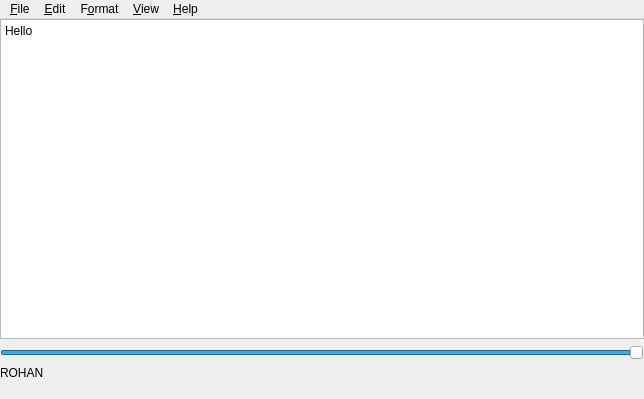
<?xml version="1.0" encoding="UTF-8"?>
<ui version="4.0">
 <class>MainWindow</class>
 <widget class="QMainWindow" name="MainWindow">
  <property name="geometry">
   <rect>
    <x>0</x>
    <y>0</y>
    <width>644</width>
    <height>399</height>
   </rect>
  </property>
  <property name="sizePolicy">
   <sizepolicy hsizetype="Preferred" vsizetype="Preferred">
    <horstretch>8</horstretch>
    <verstretch>8</verstretch>
   </sizepolicy>
  </property>
  <property name="windowTitle">
   <string>Rohan's Notepad Clone</string>
  </property>
  <property name="windowIcon">
   <iconset>
    <normaloff>../../../../../media/rohan/Academic &amp; Professional/Programming/Pascal/Rohan's Notepad/notepad.ico</normaloff>../../../../../media/rohan/Academic &amp; Professional/Programming/Pascal/Rohan's Notepad/notepad.ico</iconset>
  </property>
  <property name="windowOpacity">
   <double>1.000000000000000</double>
  </property>
  <widget class="QWidget" name="centralWidget">
   <layout class="QFormLayout" name="formLayout">
    <property name="leftMargin">
     <number>0</number>
    </property>
    <property name="topMargin">
     <number>0</number>
    </property>
    <property name="rightMargin">
     <number>0</number>
    </property>
    <property name="bottomMargin">
     <number>0</number>
    </property>
    <item row="0" column="0" colspan="2">
     <widget class="QPlainTextEdit" name="plainTextEdit">
      <property name="enabled">
       <bool>true</bool>
      </property>
      <property name="sizePolicy">
       <sizepolicy hsizetype="Expanding" vsizetype="Expanding">
        <horstretch>5</horstretch>
        <verstretch>5</verstretch>
       </sizepolicy>
      </property>
      <property name="frameShadow">
       <enum>QFrame::Sunken</enum>
      </property>
      <property name="plainText">
       <string>Hello</string>
      </property>
     </widget>
    </item>
    <item row="1" column="0" colspan="2">
     <widget class="QSlider" name="horizontalSlider">
      <property name="maximumSize">
       <size>
        <width>16777215</width>
        <height>16</height>
       </size>
      </property>
      <property name="minimum">
       <number>40</number>
      </property>
      <property name="maximum">
       <number>100</number>
      </property>
      <property name="pageStep">
       <number>5</number>
      </property>
      <property name="value">
       <number>100</number>
      </property>
      <property name="orientation">
       <enum>Qt::Horizontal</enum>
      </property>
     </widget>
    </item>
    <item row="2" column="0" colspan="2">
     <widget class="QLabel" name="label">
      <property name="text">
       <string>ROHAN</string>
      </property>
     </widget>
    </item>
   </layout>
  </widget>
  <widget class="QMenuBar" name="menuBar">
   <property name="geometry">
    <rect>
     <x>0</x>
     <y>0</y>
     <width>644</width>
     <height>21</height>
    </rect>
   </property>
   <widget class="QMenu" name="menuFile">
    <property name="title">
     <string>&amp;File</string>
    </property>
    <addaction name="actionNew"/>
    <addaction name="action_Open"/>
    <addaction name="actionSave"/>
    <addaction name="actionSave_As"/>
    <addaction name="separator"/>
    <addaction name="actionPage_Setup"/>
    <addaction name="action_Print"/>
    <addaction name="separator"/>
    <addaction name="actionE_xit"/>
   </widget>
   <widget class="QMenu" name="menuEdit">
    <property name="title">
     <string>&amp;Edit</string>
    </property>
    <addaction name="actionUndo"/>
    <addaction name="separator"/>
    <addaction name="actionCut"/>
    <addaction name="actionCopy"/>
    <addaction name="actionPaste"/>
    <addaction name="actionDelete"/>
    <addaction name="separator"/>
    <addaction name="actionFind"/>
    <addaction name="actionFind_Nest"/>
    <addaction name="actionReplace"/>
    <addaction name="actionGoto"/>
    <addaction name="separator"/>
    <addaction name="actionSelect_All"/>
    <addaction name="actionTime_Date"/>
   </widget>
   <widget class="QMenu" name="menuFormat">
    <property name="title">
     <string>F&amp;ormat</string>
    </property>
    <addaction name="actionWord_Wrap"/>
    <addaction name="action_Font"/>
   </widget>
   <widget class="QMenu" name="menu_View">
    <property name="title">
     <string>&amp;View</string>
    </property>
    <addaction name="actionStatus_Bar"/>
   </widget>
   <widget class="QMenu" name="menu_Hlp">
    <property name="title">
     <string>&amp;Help</string>
    </property>
    <addaction name="actionAbout"/>
   </widget>
   <addaction name="menuFile"/>
   <addaction name="menuEdit"/>
   <addaction name="menuFormat"/>
   <addaction name="menu_View"/>
   <addaction name="menu_Hlp"/>
  </widget>
  <widget class="QStatusBar" name="statusBar">
   <property name="enabled">
    <bool>true</bool>
   </property>
   <property name="palette">
    <palette>
     <active>
      <colorrole role="WindowText">
       <brush brushstyle="SolidPattern">
        <color alpha="255">
         <red>0</red>
         <green>0</green>
         <blue>0</blue>
        </color>
       </brush>
      </colorrole>
      <colorrole role="Button">
       <brush brushstyle="SolidPattern">
        <color alpha="255">
         <red>193</red>
         <green>190</green>
         <blue>188</blue>
        </color>
       </brush>
      </colorrole>
      <colorrole role="Light">
       <brush brushstyle="SolidPattern">
        <color alpha="255">
         <red>255</red>
         <green>255</green>
         <blue>255</blue>
        </color>
       </brush>
      </colorrole>
      <colorrole role="Midlight">
       <brush brushstyle="SolidPattern">
        <color alpha="255">
         <red>224</red>
         <green>222</green>
         <blue>221</blue>
        </color>
       </brush>
      </colorrole>
      <colorrole role="Dark">
       <brush brushstyle="SolidPattern">
        <color alpha="255">
         <red>96</red>
         <green>95</green>
         <blue>94</blue>
        </color>
       </brush>
      </colorrole>
      <colorrole role="Mid">
       <brush brushstyle="SolidPattern">
        <color alpha="255">
         <red>129</red>
         <green>127</green>
         <blue>125</blue>
        </color>
       </brush>
      </colorrole>
      <colorrole role="Text">
       <brush brushstyle="SolidPattern">
        <color alpha="255">
         <red>0</red>
         <green>0</green>
         <blue>0</blue>
        </color>
       </brush>
      </colorrole>
      <colorrole role="BrightText">
       <brush brushstyle="SolidPattern">
        <color alpha="255">
         <red>255</red>
         <green>255</green>
         <blue>255</blue>
        </color>
       </brush>
      </colorrole>
      <colorrole role="ButtonText">
       <brush brushstyle="SolidPattern">
        <color alpha="255">
         <red>0</red>
         <green>0</green>
         <blue>0</blue>
        </color>
       </brush>
      </colorrole>
      <colorrole role="Base">
       <brush brushstyle="SolidPattern">
        <color alpha="255">
         <red>255</red>
         <green>255</green>
         <blue>255</blue>
        </color>
       </brush>
      </colorrole>
      <colorrole role="Window">
       <brush brushstyle="SolidPattern">
        <color alpha="255">
         <red>193</red>
         <green>190</green>
         <blue>188</blue>
        </color>
       </brush>
      </colorrole>
      <colorrole role="Shadow">
       <brush brushstyle="SolidPattern">
        <color alpha="255">
         <red>0</red>
         <green>0</green>
         <blue>0</blue>
        </color>
       </brush>
      </colorrole>
      <colorrole role="AlternateBase">
       <brush brushstyle="SolidPattern">
        <color alpha="255">
         <red>224</red>
         <green>222</green>
         <blue>221</blue>
        </color>
       </brush>
      </colorrole>
      <colorrole role="ToolTipBase">
       <brush brushstyle="SolidPattern">
        <color alpha="255">
         <red>255</red>
         <green>255</green>
         <blue>220</blue>
        </color>
       </brush>
      </colorrole>
      <colorrole role="ToolTipText">
       <brush brushstyle="SolidPattern">
        <color alpha="255">
         <red>0</red>
         <green>0</green>
         <blue>0</blue>
        </color>
       </brush>
      </colorrole>
      <colorrole role="PlaceholderText">
       <brush brushstyle="NoBrush">
        <color alpha="128">
         <red>0</red>
         <green>0</green>
         <blue>0</blue>
        </color>
       </brush>
      </colorrole>
     </active>
     <inactive>
      <colorrole role="WindowText">
       <brush brushstyle="SolidPattern">
        <color alpha="255">
         <red>0</red>
         <green>0</green>
         <blue>0</blue>
        </color>
       </brush>
      </colorrole>
      <colorrole role="Button">
       <brush brushstyle="SolidPattern">
        <color alpha="255">
         <red>193</red>
         <green>190</green>
         <blue>188</blue>
        </color>
       </brush>
      </colorrole>
      <colorrole role="Light">
       <brush brushstyle="SolidPattern">
        <color alpha="255">
         <red>255</red>
         <green>255</green>
         <blue>255</blue>
        </color>
       </brush>
      </colorrole>
      <colorrole role="Midlight">
       <brush brushstyle="SolidPattern">
        <color alpha="255">
         <red>224</red>
         <green>222</green>
         <blue>221</blue>
        </color>
       </brush>
      </colorrole>
      <colorrole role="Dark">
       <brush brushstyle="SolidPattern">
        <color alpha="255">
         <red>96</red>
         <green>95</green>
         <blue>94</blue>
        </color>
       </brush>
      </colorrole>
      <colorrole role="Mid">
       <brush brushstyle="SolidPattern">
        <color alpha="255">
         <red>129</red>
         <green>127</green>
         <blue>125</blue>
        </color>
       </brush>
      </colorrole>
      <colorrole role="Text">
       <brush brushstyle="SolidPattern">
        <color alpha="255">
         <red>0</red>
         <green>0</green>
         <blue>0</blue>
        </color>
       </brush>
      </colorrole>
      <colorrole role="BrightText">
       <brush brushstyle="SolidPattern">
        <color alpha="255">
         <red>255</red>
         <green>255</green>
         <blue>255</blue>
        </color>
       </brush>
      </colorrole>
      <colorrole role="ButtonText">
       <brush brushstyle="SolidPattern">
        <color alpha="255">
         <red>0</red>
         <green>0</green>
         <blue>0</blue>
        </color>
       </brush>
      </colorrole>
      <colorrole role="Base">
       <brush brushstyle="SolidPattern">
        <color alpha="255">
         <red>255</red>
         <green>255</green>
         <blue>255</blue>
        </color>
       </brush>
      </colorrole>
      <colorrole role="Window">
       <brush brushstyle="SolidPattern">
        <color alpha="255">
         <red>193</red>
         <green>190</green>
         <blue>188</blue>
        </color>
       </brush>
      </colorrole>
      <colorrole role="Shadow">
       <brush brushstyle="SolidPattern">
        <color alpha="255">
         <red>0</red>
         <green>0</green>
         <blue>0</blue>
        </color>
       </brush>
      </colorrole>
      <colorrole role="AlternateBase">
       <brush brushstyle="SolidPattern">
        <color alpha="255">
         <red>224</red>
         <green>222</green>
         <blue>221</blue>
        </color>
       </brush>
      </colorrole>
      <colorrole role="ToolTipBase">
       <brush brushstyle="SolidPattern">
        <color alpha="255">
         <red>255</red>
         <green>255</green>
         <blue>220</blue>
        </color>
       </brush>
      </colorrole>
      <colorrole role="ToolTipText">
       <brush brushstyle="SolidPattern">
        <color alpha="255">
         <red>0</red>
         <green>0</green>
         <blue>0</blue>
        </color>
       </brush>
      </colorrole>
      <colorrole role="PlaceholderText">
       <brush brushstyle="NoBrush">
        <color alpha="128">
         <red>0</red>
         <green>0</green>
         <blue>0</blue>
        </color>
       </brush>
      </colorrole>
     </inactive>
     <disabled>
      <colorrole role="WindowText">
       <brush brushstyle="SolidPattern">
        <color alpha="255">
         <red>96</red>
         <green>95</green>
         <blue>94</blue>
        </color>
       </brush>
      </colorrole>
      <colorrole role="Button">
       <brush brushstyle="SolidPattern">
        <color alpha="255">
         <red>193</red>
         <green>190</green>
         <blue>188</blue>
        </color>
       </brush>
      </colorrole>
      <colorrole role="Light">
       <brush brushstyle="SolidPattern">
        <color alpha="255">
         <red>255</red>
         <green>255</green>
         <blue>255</blue>
        </color>
       </brush>
      </colorrole>
      <colorrole role="Midlight">
       <brush brushstyle="SolidPattern">
        <color alpha="255">
         <red>224</red>
         <green>222</green>
         <blue>221</blue>
        </color>
       </brush>
      </colorrole>
      <colorrole role="Dark">
       <brush brushstyle="SolidPattern">
        <color alpha="255">
         <red>96</red>
         <green>95</green>
         <blue>94</blue>
        </color>
       </brush>
      </colorrole>
      <colorrole role="Mid">
       <brush brushstyle="SolidPattern">
        <color alpha="255">
         <red>129</red>
         <green>127</green>
         <blue>125</blue>
        </color>
       </brush>
      </colorrole>
      <colorrole role="Text">
       <brush brushstyle="SolidPattern">
        <color alpha="255">
         <red>96</red>
         <green>95</green>
         <blue>94</blue>
        </color>
       </brush>
      </colorrole>
      <colorrole role="BrightText">
       <brush brushstyle="SolidPattern">
        <color alpha="255">
         <red>255</red>
         <green>255</green>
         <blue>255</blue>
        </color>
       </brush>
      </colorrole>
      <colorrole role="ButtonText">
       <brush brushstyle="SolidPattern">
        <color alpha="255">
         <red>96</red>
         <green>95</green>
         <blue>94</blue>
        </color>
       </brush>
      </colorrole>
      <colorrole role="Base">
       <brush brushstyle="SolidPattern">
        <color alpha="255">
         <red>193</red>
         <green>190</green>
         <blue>188</blue>
        </color>
       </brush>
      </colorrole>
      <colorrole role="Window">
       <brush brushstyle="SolidPattern">
        <color alpha="255">
         <red>193</red>
         <green>190</green>
         <blue>188</blue>
        </color>
       </brush>
      </colorrole>
      <colorrole role="Shadow">
       <brush brushstyle="SolidPattern">
        <color alpha="255">
         <red>0</red>
         <green>0</green>
         <blue>0</blue>
        </color>
       </brush>
      </colorrole>
      <colorrole role="AlternateBase">
       <brush brushstyle="SolidPattern">
        <color alpha="255">
         <red>193</red>
         <green>190</green>
         <blue>188</blue>
        </color>
       </brush>
      </colorrole>
      <colorrole role="ToolTipBase">
       <brush brushstyle="SolidPattern">
        <color alpha="255">
         <red>255</red>
         <green>255</green>
         <blue>220</blue>
        </color>
       </brush>
      </colorrole>
      <colorrole role="ToolTipText">
       <brush brushstyle="SolidPattern">
        <color alpha="255">
         <red>0</red>
         <green>0</green>
         <blue>0</blue>
        </color>
       </brush>
      </colorrole>
      <colorrole role="PlaceholderText">
       <brush brushstyle="NoBrush">
        <color alpha="128">
         <red>0</red>
         <green>0</green>
         <blue>0</blue>
        </color>
       </brush>
      </colorrole>
     </disabled>
    </palette>
   </property>
   <property name="sizeGripEnabled">
    <bool>false</bool>
   </property>
  </widget>
  <action name="actionNew">
   <property name="text">
    <string>&amp;New</string>
   </property>
   <property name="shortcut">
    <string>Ctrl+N</string>
   </property>
  </action>
  <action name="actionWord_Wrap">
   <property name="checkable">
    <bool>true</bool>
   </property>
   <property name="checked">
    <bool>true</bool>
   </property>
   <property name="text">
    <string>&amp;Word Wrap</string>
   </property>
  </action>
  <action name="action_Font">
   <property name="text">
    <string>&amp;Font...</string>
   </property>
  </action>
  <action name="actionAbout">
   <property name="text">
    <string>&amp;About</string>
   </property>
  </action>
  <action name="action_Open">
   <property name="text">
    <string>&amp;Open</string>
   </property>
   <property name="shortcut">
    <string>Ctrl+O</string>
   </property>
  </action>
  <action name="actionSave">
   <property name="text">
    <string>&amp;Save</string>
   </property>
   <property name="shortcut">
    <string>Ctrl+S</string>
   </property>
  </action>
  <action name="actionSave_As">
   <property name="text">
    <string>Save &amp;As...</string>
   </property>
  </action>
  <action name="action_Print">
   <property name="text">
    <string>&amp;Print...</string>
   </property>
   <property name="shortcut">
    <string>Ctrl+P</string>
   </property>
  </action>
  <action name="actionE_xit">
   <property name="text">
    <string>E&amp;xit</string>
   </property>
   <property name="shortcut">
    <string>Alt+X</string>
   </property>
  </action>
  <action name="actionUndo">
   <property name="text">
    <string>Undo</string>
   </property>
  </action>
  <action name="actionCut">
   <property name="text">
    <string>Cut</string>
   </property>
  </action>
  <action name="actionCopy">
   <property name="text">
    <string>Copy</string>
   </property>
  </action>
  <action name="actionPaste">
   <property name="text">
    <string>Paste</string>
   </property>
  </action>
  <action name="actionDelete">
   <property name="text">
    <string>Delete</string>
   </property>
  </action>
  <action name="actionFind">
   <property name="text">
    <string>Find...</string>
   </property>
  </action>
  <action name="actionFind_Nest">
   <property name="text">
    <string>Find Next</string>
   </property>
  </action>
  <action name="actionReplace">
   <property name="text">
    <string>Replace...</string>
   </property>
  </action>
  <action name="actionGoto">
   <property name="text">
    <string>Goto...</string>
   </property>
  </action>
  <action name="actionSelect_All">
   <property name="text">
    <string>Select All</string>
   </property>
  </action>
  <action name="actionTime_Date">
   <property name="text">
    <string>Time/Date</string>
   </property>
  </action>
  <action name="actionStatus_Bar">
   <property name="checkable">
    <bool>true</bool>
   </property>
   <property name="checked">
    <bool>true</bool>
   </property>
   <property name="text">
    <string>Status Bar</string>
   </property>
  </action>
  <action name="actionPage_Setup">
   <property name="text">
    <string>Page Set&amp;up...</string>
   </property>
  </action>
 </widget>
 <layoutdefault spacing="6" margin="11"/>
 <resources/>
 <connections/>
</ui>
